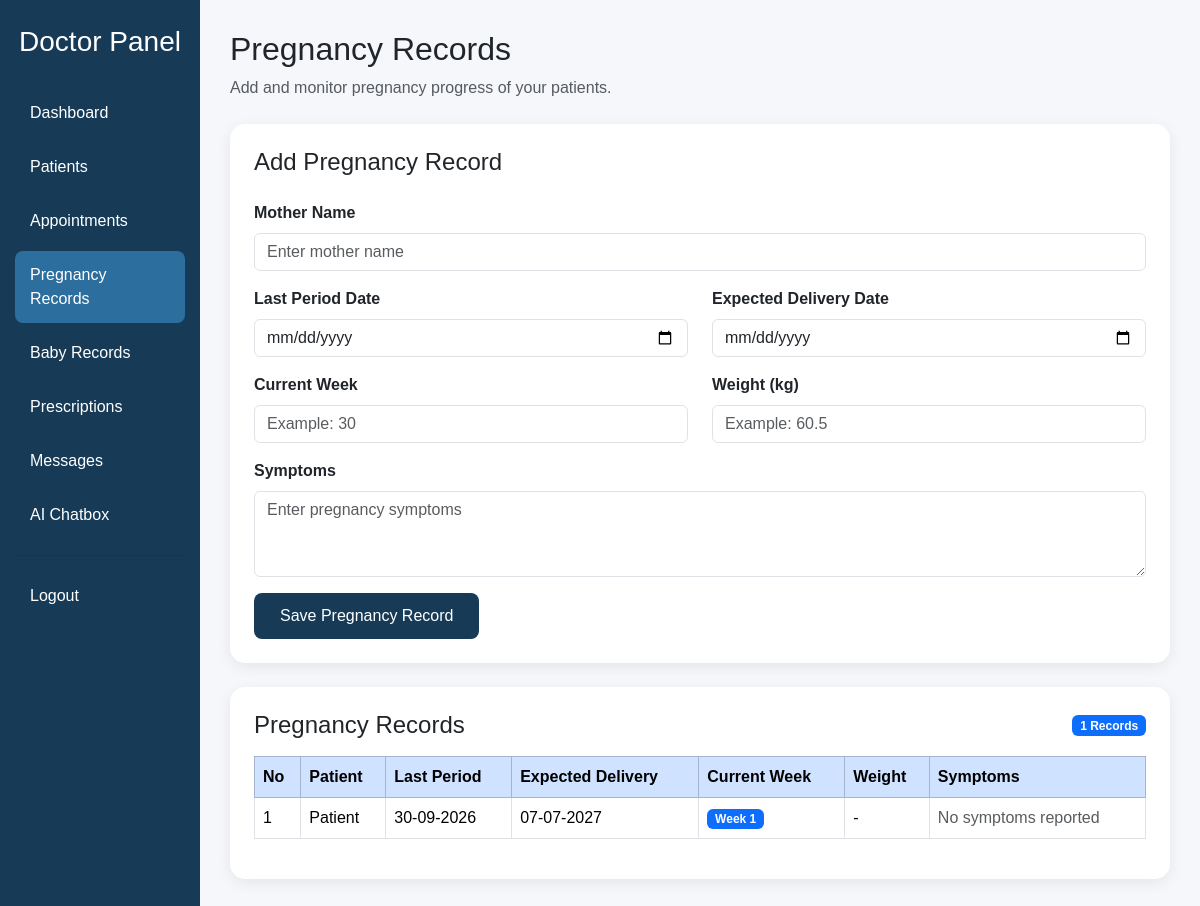
The app's page /Doctor/PregnancyRecords/ with its own data.
### User/models.py (models this page shows, shortened)
class tbl_PregnancyTracker(models.Model):
    user = models.ForeignKey(tbl_registration, on_delete=models.CASCADE, related_name='pregnancy_records')
    last_period_date = models.DateField()
    expected_delivery_date = models.DateField()
    current_week = models.PositiveIntegerField(default=1)
    weight = models.FloatField(null=True, blank=True)
    symptoms = models.TextField(blank=True)
    notes = models.TextField(blank=True)
    created_at = models.DateTimeField(auto_now_add=True)
    updated_at = models.DateTimeField(auto_now=True)
    class Meta:
        db_table = 'tbl_PregnancyTracker'
        ordering = ['-updated_at']

### Doctor/views.py (the view, shortened to what this page needs)
# urls.py: path('PregnancyRecords/', views.PregnancyRecords, name='PregnancyRecords'),
def PregnancyRecords(request):
    pregnancy_records = tbl_PregnancyTracker.objects.all().order_by("-id")
    return render(
        request,
        "Doctor/PregnancyRecords.html",
        {
            "pregnancy_records": pregnancy_records
        }
    )

### Doctor/templates/Doctor/PregnancyRecords.html (shortened to what this page needs)
{% load static %}
<!DOCTYPE html>
<html lang="en">
<head>
    <link
        href="https://cdn.jsdelivr.net/npm/bootstrap@5.3.3/dist/css/bootstrap.min.css"
        rel="stylesheet"
    >
</head>
<body>
<div class="container-fluid">
    <div class="row">
        <div class="col-md-3 col-lg-2 sidebar">
            <h3>
                Doctor Panel
            </h3>
            <a href="{% url 'Doctor:DoctorDashboard' %}">
                Dashboard
            </a>
            <a href="{% url 'Doctor:Patients' %}">
                Patients
            </a>
            <a href="{% url 'Doctor:Appointments' %}">
                Appointments
            </a>
            <a
                href="{% url 'Doctor:PregnancyRecords' %}"
                class="active"
            >
                Pregnancy Records
            </a>
            <a href="{% url 'Doctor:BabyRecords' %}">
                Baby Records
            </a>
            <a href="{% url 'Doctor:Prescriptions' %}">
                Prescriptions
            </a>
            <a href="{% url 'Doctor:Messages' %}">
                Messages
            </a>
            <a href="{% url 'Doctor:ChatBox' %}">
                AI Chatbox
            </a>
            <hr>
            <a href="{% url 'Doctor:Logout' %}">
                Logout
            </a>
        </div>
        <div class="col-md-9 col-lg-10 content">
            <h2>
                Pregnancy Records
            </h2>
            <p class="text-muted">
                Add and monitor pregnancy progress of your patients.
            </p>
            <div class="card p-4 mt-4">
                <h4 class="mb-4">
                    Add Pregnancy Record
                </h4>
                <form method="POST">
                    <div class="mb-3">
                        <label for="mother" class="form-label">
                            Mother Name
                        </label>
                        <input
                            type="text"
                            name="mother"
                            id="mother"
                            class="form-control"
                            placeholder="Enter mother name"
                            required
                        >
                    </div>
                    <div class="row">
                        <div class="col-md-6 mb-3">
                            <label
                                for="last_period_date"
                                class="form-label"
                            >
                                Last Period Date
                            </label>
                            <input
                                type="date"
                                name="last_period_date"
                                id="last_period_date"
                                class="form-control"
                                required
                            >
                        </div>
                        <div class="col-md-6 mb-3">
                            <label
                                for="expected_delivery_date"
                                class="form-label"
                            >
                                Expected Delivery Date
                            </label>
                            <input
                                type="date"
                                name="expected_delivery_date"
                                id="expected_delivery_date"
                                class="form-control"
                                required
                            >
                        </div>
                    </div>
                    <div class="row">
                        <div class="col-md-6 mb-3">
                            <label
                                for="current_week"
                                class="form-label"
                            >
                                Current Week
                            </label>
                            <input
                                type="number"
                                name="current_week"
                                id="current_week"
                                class="form-control"
                                min="1"
                                max="42"
                                placeholder="Example: 30"
                                required
                            >
                        </div>
                        <div class="col-md-6 mb-3">
                            <label
                                for="weight"
                                class="form-label"
                            >
                                Weight (kg)
                            </label>
                            <input
                                type="number"
                                name="weight"
                                id="weight"
                                class="form-control"
                                step="0.01"
                                min="0"
                                placeholder="Example: 60.5"
                                required
                            >
                        </div>
                    </div>
                    <div class="mb-3">
                        <label
                            for="symptoms"
                            class="form-label"
                        >
                            Symptoms
                        </label>
                        <textarea
                            name="symptoms"
                            id="symptoms"
                            class="form-control"
                            rows="3"
                            placeholder="Enter pregnancy symptoms"
                        ></textarea>
                    </div>
                    <button
                        type="submit"
                        class="btn btn-save"
                    >
                        Save Pregnancy Record
                    </button>
                </form>
            </div>
            <div class="card p-4 mt-4">
                <div
                    class="d-flex justify-content-between
                           align-items-center mb-3"
                >
                    <h4 class="mb-0">
                        Pregnancy Records
                    </h4>
                    <span class="badge bg-primary">
                        {{ pregnancy_records|length }}
                        Records
                    </span>
                </div>
                <div class="table-responsive">
                    <table class="table table-hover table-bordered">
                        <thead class="table-primary">
                            <tr>
                                <th>
                                    No
                                </th>
                                <th>
                                    Patient
                                </th>
                                <th>
                                    Last Period
                                </th>
                                <th>
                                    Expected Delivery
                                </th>
                                <th>
                                    Current Week
                                </th>
                                <th>
                                    Weight
                                </th>
                                <th>
                                    Symptoms
                                </th>
                            </tr>
                        </thead>
                        <tbody>
                        {% for record in pregnancy_records %}
                            <tr>
                                <td>
                                    {{ forloop.counter }}
                                </td>
                                <td>
                                    {% if record.user.user %}
                                        <strong>
                                            {{ record.user.user.user_name }}
                                        </strong>
                                        <br>
                                        <small class="text-muted">
                                            {{ record.user.user.user_email }}
                                        </small>
                                    {% else %}
                                        Patient
                                    {% endif %}
                                </td>
                                <td>
                                    {% if record.last_period_date %}
                                        {{ record.last_period_date|date:"d-m-Y" }}
                                    {% else %}
                                        -
                                    {% endif %}
                                </td>
                                <td>
                                    {% if record.expected_delivery_date %}
                                        {{ record.expected_delivery_date|date:"d-m-Y" }}
                                    {% else %}
                                        -
                                    {% endif %}
                                </td>
                                <td>
                                    {% if record.current_week %}
                                        <span class="badge bg-primary">
                                            Week {{ record.current_week }}
                                        </span>
                                    {% else %}
                                        -
                                    {% endif %}
                                </td>
                                <td>
                                    {% if record.weight %}
                                        {{ record.weight }} kg
                                    {% else %}
                                        -
                                    {% endif %}
                                </td>
                                <td>
                                    {% if record.symptoms %}
                                        {{ record.symptoms }}
                                    {% else %}
                                        <span class="text-muted">
                                            No symptoms reported
                                        </span>
                                    {% endif %}
                                </td>
                            </tr>
                        {% endfor %}
                        </tbody>
                    </table>
                </div>
            </div>
        </div>
    </div>
</div>
</body>
</html>

### Doctor/templates/Doctor/PregnancyRecords.html (style rules this page uses)
body { background: #f5f7fb; font-family: Arial, sans-serif; }
.sidebar { min-height: 100vh; background: #173b57; padding: 25px 15px; }
.sidebar h3 { color: white; text-align: center; margin-bottom: 30px; }
.sidebar a { display: block; color: white; text-decoration: none; padding: 12px 15px; border-radius: 8px; margin-bottom: 6px; }
.sidebar a:hover, .sidebar .active { background: #2c6e9e; }
.content { padding: 30px; }
.card { border: none; border-radius: 15px; box-shadow: 0 4px 15px rgba(0,0,0,.07); }
.form-label { font-weight: 600; }
.btn-save { background: #173b57; color: white; padding: 10px 25px; border-radius: 8px; }
table th { white-space: nowrap; }

### records on screen
tbl_PregnancyTracker: shows "Patient", last_period_date "30-09-2026", expected_delivery_date "07-07-2027", current_week "1", symptoms "No symptoms reported"

### other values on screen
{{ pregnancy_records|length }} "1"
